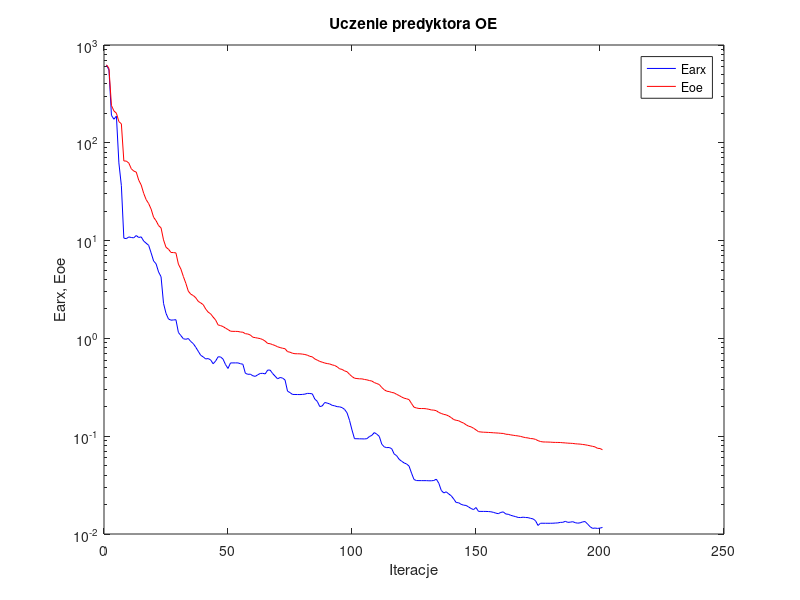
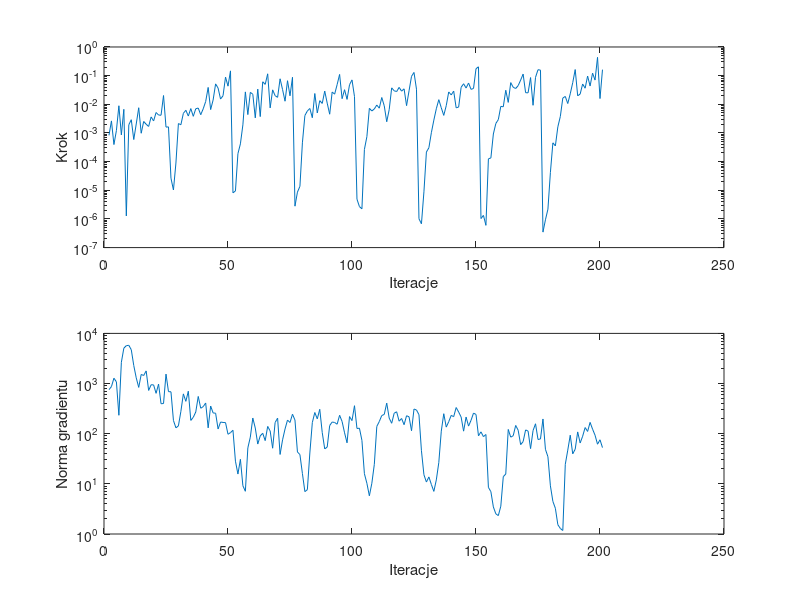

Reproduce these figures in MATLAB, in order.
%uczenie predyktora oe
clear all;
n=0; farx(n+1)=6.224821e+002; foe(n+1)=6.272933e+002; wspucz(n+1)=0.000000e+000; ng(n+1)=0.000000e+000;
%odnowa zmiennej metryki
n=1; farx(n+1)=5.559867e+002; foe(n+1)=5.768442e+002; krok(n+1)=8.259539e-004; ng(n+1)=7.551525e+002;
n=2; farx(n+1)=1.909778e+002; foe(n+1)=2.407756e+002; krok(n+1)=2.634602e-003; ng(n+1)=8.693893e+002;
n=3; farx(n+1)=1.740406e+002; foe(n+1)=2.117743e+002; krok(n+1)=3.939441e-004; ng(n+1)=1.277693e+003;
n=4; farx(n+1)=1.876936e+002; foe(n+1)=2.007592e+002; krok(n+1)=1.213098e-003; ng(n+1)=1.081440e+003;
n=5; farx(n+1)=6.231023e+001; foe(n+1)=1.646081e+002; krok(n+1)=8.894860e-003; ng(n+1)=2.330756e+002;
n=6; farx(n+1)=3.651410e+001; foe(n+1)=1.564236e+002; krok(n+1)=8.566255e-004; ng(n+1)=2.653930e+003;
n=7; farx(n+1)=1.059240e+001; foe(n+1)=6.525253e+001; krok(n+1)=6.681129e-003; ng(n+1)=5.081375e+003;
n=8; farx(n+1)=1.047422e+001; foe(n+1)=6.500160e+001; krok(n+1)=1.273050e-006; ng(n+1)=5.694490e+003;
n=9; farx(n+1)=1.090273e+001; foe(n+1)=6.206214e+001; krok(n+1)=1.934772e-003; ng(n+1)=5.787179e+003;
n=10; farx(n+1)=1.075922e+001; foe(n+1)=5.432278e+001; krok(n+1)=2.899547e-003; ng(n+1)=4.726100e+003;
n=11; farx(n+1)=1.067693e+001; foe(n+1)=5.138845e+001; krok(n+1)=5.892785e-004; ng(n+1)=2.287551e+003;
n=12; farx(n+1)=1.126652e+001; foe(n+1)=5.020718e+001; krok(n+1)=2.063028e-003; ng(n+1)=1.298811e+003;
n=13; farx(n+1)=1.076177e+001; foe(n+1)=4.149900e+001; krok(n+1)=7.585588e-003; ng(n+1)=8.379093e+002;
n=14; farx(n+1)=1.091582e+001; foe(n+1)=3.700644e+001; krok(n+1)=9.781284e-004; ng(n+1)=1.518932e+003;
n=15; farx(n+1)=9.896146e+000; foe(n+1)=3.042993e+001; krok(n+1)=2.518078e-003; ng(n+1)=1.446971e+003;
n=16; farx(n+1)=9.405713e+000; foe(n+1)=2.622882e+001; krok(n+1)=2.013418e-003; ng(n+1)=1.787433e+003;
n=17; farx(n+1)=8.953904e+000; foe(n+1)=2.392135e+001; krok(n+1)=1.686590e-003; ng(n+1)=7.288246e+002;
n=18; farx(n+1)=7.491564e+000; foe(n+1)=2.099084e+001; krok(n+1)=3.625910e-003; ng(n+1)=9.469210e+002;
n=19; farx(n+1)=6.192225e+000; foe(n+1)=1.731204e+001; krok(n+1)=2.621411e-003; ng(n+1)=9.398246e+002;
n=20; farx(n+1)=5.785905e+000; foe(n+1)=1.598293e+001; krok(n+1)=5.172508e-003; ng(n+1)=6.381279e+002;
n=21; farx(n+1)=4.780108e+000; foe(n+1)=1.425104e+001; krok(n+1)=4.235590e-003; ng(n+1)=9.762033e+002;
n=22; farx(n+1)=4.272036e+000; foe(n+1)=1.350470e+001; krok(n+1)=4.150488e-003; ng(n+1)=3.955444e+002;
n=23; farx(n+1)=2.283287e+000; foe(n+1)=1.016846e+001; krok(n+1)=2.025137e-002; ng(n+1)=3.998383e+002;
n=24; farx(n+1)=1.804404e+000; foe(n+1)=8.546513e+000; krok(n+1)=1.601212e-003; ng(n+1)=1.542536e+003;
n=25; farx(n+1)=1.578958e+000; foe(n+1)=8.170236e+000; krok(n+1)=1.629095e-003; ng(n+1)=6.897112e+002;
%odnowa zmiennej metryki
n=26; farx(n+1)=1.536325e+000; foe(n+1)=7.566774e+000; krok(n+1)=2.642509e-005; ng(n+1)=6.843287e+002;
n=27; farx(n+1)=1.543751e+000; foe(n+1)=7.545553e+000; krok(n+1)=1.023989e-005; ng(n+1)=1.837103e+002;
n=28; farx(n+1)=1.553460e+000; foe(n+1)=7.488153e+000; krok(n+1)=8.923578e-005; ng(n+1)=1.308863e+002;
n=29; farx(n+1)=1.150787e+000; foe(n+1)=5.743546e+000; krok(n+1)=2.129131e-003; ng(n+1)=1.430399e+002;
n=30; farx(n+1)=1.068108e+000; foe(n+1)=5.117191e+000; krok(n+1)=1.935208e-003; ng(n+1)=2.789881e+002;
n=31; farx(n+1)=9.914672e-001; foe(n+1)=4.293693e+000; krok(n+1)=4.838912e-003; ng(n+1)=6.221386e+002;
n=32; farx(n+1)=9.797715e-001; foe(n+1)=3.658523e+000; krok(n+1)=6.192369e-003; ng(n+1)=4.420449e+002;
n=33; farx(n+1)=9.970725e-001; foe(n+1)=3.039977e+000; krok(n+1)=3.888877e-003; ng(n+1)=7.035321e+002;
n=34; farx(n+1)=9.288085e-001; foe(n+1)=2.830953e+000; krok(n+1)=7.088910e-003; ng(n+1)=1.842314e+002;
n=35; farx(n+1)=8.845369e-001; foe(n+1)=2.743905e+000; krok(n+1)=3.806601e-003; ng(n+1)=2.125442e+002;
n=36; farx(n+1)=8.119475e-001; foe(n+1)=2.602132e+000; krok(n+1)=6.998367e-003; ng(n+1)=2.710936e+002;
n=37; farx(n+1)=7.388841e-001; foe(n+1)=2.392271e+000; krok(n+1)=7.399282e-003; ng(n+1)=5.529803e+002;
n=38; farx(n+1)=6.715875e-001; foe(n+1)=2.306246e+000; krok(n+1)=4.337081e-003; ng(n+1)=3.222187e+002;
n=39; farx(n+1)=6.472206e-001; foe(n+1)=2.212953e+000; krok(n+1)=6.947618e-003; ng(n+1)=3.460754e+002;
n=40; farx(n+1)=6.166505e-001; foe(n+1)=1.997583e+000; krok(n+1)=1.254246e-002; ng(n+1)=4.093011e+002;
n=41; farx(n+1)=6.221401e-001; foe(n+1)=1.856850e+000; krok(n+1)=3.879553e-002; ng(n+1)=1.308362e+002;
n=42; farx(n+1)=6.026107e-001; foe(n+1)=1.782492e+000; krok(n+1)=6.543079e-003; ng(n+1)=3.565041e+002;
n=43; farx(n+1)=5.507204e-001; foe(n+1)=1.652052e+000; krok(n+1)=1.417782e-002; ng(n+1)=2.593654e+002;
n=44; farx(n+1)=5.862960e-001; foe(n+1)=1.543353e+000; krok(n+1)=5.160128e-002; ng(n+1)=2.562828e+002;
n=45; farx(n+1)=6.484531e-001; foe(n+1)=1.374346e+000; krok(n+1)=3.678347e-002; ng(n+1)=1.242284e+002;
n=46; farx(n+1)=6.465523e-001; foe(n+1)=1.351731e+000; krok(n+1)=1.522640e-002; ng(n+1)=1.708299e+002;
n=47; farx(n+1)=6.139083e-001; foe(n+1)=1.321494e+000; krok(n+1)=2.000182e-002; ng(n+1)=1.676067e+002;
n=48; farx(n+1)=5.397714e-001; foe(n+1)=1.273063e+000; krok(n+1)=8.892157e-002; ng(n+1)=1.663064e+002;
n=49; farx(n+1)=4.926085e-001; foe(n+1)=1.231331e+000; krok(n+1)=4.294671e-002; ng(n+1)=9.739125e+001;
n=50; farx(n+1)=5.611722e-001; foe(n+1)=1.184894e+000; krok(n+1)=1.468011e-001; ng(n+1)=1.049838e+002;
%odnowa zmiennej metryki
n=51; farx(n+1)=5.616187e-001; foe(n+1)=1.180423e+000; krok(n+1)=8.151193e-006; ng(n+1)=1.169809e+002;
n=52; farx(n+1)=5.618273e-001; foe(n+1)=1.179912e+000; krok(n+1)=9.477328e-006; ng(n+1)=2.829983e+001;
n=53; farx(n+1)=5.618474e-001; foe(n+1)=1.177945e+000; krok(n+1)=1.895397e-004; ng(n+1)=1.568582e+001;
n=54; farx(n+1)=5.513127e-001; foe(n+1)=1.162567e+000; krok(n+1)=4.168272e-004; ng(n+1)=3.083983e+001;
n=55; farx(n+1)=5.440694e-001; foe(n+1)=1.156669e+000; krok(n+1)=1.915637e-003; ng(n+1)=9.169040e+000;
n=56; farx(n+1)=4.396606e-001; foe(n+1)=1.116927e+000; krok(n+1)=2.710756e-002; ng(n+1)=7.112006e+000;
n=57; farx(n+1)=4.295127e-001; foe(n+1)=1.109144e+000; krok(n+1)=4.372259e-003; ng(n+1)=5.216807e+001;
n=58; farx(n+1)=4.306956e-001; foe(n+1)=1.083241e+000; krok(n+1)=2.610641e-002; ng(n+1)=8.549632e+001;
n=59; farx(n+1)=4.151319e-001; foe(n+1)=1.028678e+000; krok(n+1)=2.243356e-002; ng(n+1)=2.054077e+002;
n=60; farx(n+1)=4.089004e-001; foe(n+1)=1.018205e+000; krok(n+1)=3.363630e-003; ng(n+1)=1.296162e+002;
n=61; farx(n+1)=4.247139e-001; foe(n+1)=1.006118e+000; krok(n+1)=3.388472e-002; ng(n+1)=6.212271e+001;
n=62; farx(n+1)=4.380446e-001; foe(n+1)=9.953180e-001; krok(n+1)=3.726829e-003; ng(n+1)=9.056667e+001;
n=63; farx(n+1)=4.395017e-001; foe(n+1)=9.725544e-001; krok(n+1)=6.105720e-002; ng(n+1)=1.019586e+002;
n=64; farx(n+1)=4.336701e-001; foe(n+1)=9.376506e-001; krok(n+1)=4.954706e-002; ng(n+1)=7.277551e+001;
n=65; farx(n+1)=4.746146e-001; foe(n+1)=8.882991e-001; krok(n+1)=1.158784e-001; ng(n+1)=1.395904e+002;
n=66; farx(n+1)=4.737201e-001; foe(n+1)=8.824670e-001; krok(n+1)=7.496795e-003; ng(n+1)=1.133864e+002;
n=67; farx(n+1)=4.373482e-001; foe(n+1)=8.631604e-001; krok(n+1)=3.192743e-002; ng(n+1)=5.135084e+001;
n=68; farx(n+1)=4.106072e-001; foe(n+1)=8.453292e-001; krok(n+1)=2.000182e-002; ng(n+1)=1.674338e+002;
n=69; farx(n+1)=3.860175e-001; foe(n+1)=8.211623e-001; krok(n+1)=1.750226e-002; ng(n+1)=2.040841e+002;
n=70; farx(n+1)=3.981564e-001; foe(n+1)=8.058488e-001; krok(n+1)=7.763187e-002; ng(n+1)=3.854864e+001;
n=71; farx(n+1)=3.931495e-001; foe(n+1)=7.931978e-001; krok(n+1)=3.262119e-002; ng(n+1)=7.536021e+001;
n=72; farx(n+1)=3.753954e-001; foe(n+1)=7.843822e-001; krok(n+1)=1.281894e-002; ng(n+1)=1.244408e+002;
n=73; farx(n+1)=2.887011e-001; foe(n+1)=7.319009e-001; krok(n+1)=6.659180e-002; ng(n+1)=1.869495e+002;
n=74; farx(n+1)=2.791434e-001; foe(n+1)=7.226952e-001; krok(n+1)=1.979909e-002; ng(n+1)=1.672186e+002;
n=75; farx(n+1)=2.673684e-001; foe(n+1)=7.050060e-001; krok(n+1)=8.764941e-002; ng(n+1)=2.446171e+002;
%odnowa zmiennej metryki
n=76; farx(n+1)=2.670284e-001; foe(n+1)=6.973501e-001; krok(n+1)=2.789484e-006; ng(n+1)=1.873182e+002;
n=77; farx(n+1)=2.667212e-001; foe(n+1)=6.963808e-001; krok(n+1)=8.632369e-006; ng(n+1)=4.319261e+001;
n=78; farx(n+1)=2.665395e-001; foe(n+1)=6.954702e-001; krok(n+1)=1.373458e-005; ng(n+1)=3.829465e+001;
n=79; farx(n+1)=2.674286e-001; foe(n+1)=6.910206e-001; krok(n+1)=4.526501e-004; ng(n+1)=1.609963e+001;
n=80; farx(n+1)=2.693479e-001; foe(n+1)=6.843545e-001; krok(n+1)=4.064431e-003; ng(n+1)=7.000941e+000;
n=81; farx(n+1)=2.740117e-001; foe(n+1)=6.735423e-001; krok(n+1)=5.852382e-003; ng(n+1)=7.658264e+000;
n=82; farx(n+1)=2.733788e-001; foe(n+1)=6.557716e-001; krok(n+1)=7.152527e-003; ng(n+1)=4.124284e+001;
n=83; farx(n+1)=2.709622e-001; foe(n+1)=6.478151e-001; krok(n+1)=3.400118e-003; ng(n+1)=1.666136e+002;
n=84; farx(n+1)=2.396261e-001; foe(n+1)=6.164378e-001; krok(n+1)=2.378798e-002; ng(n+1)=2.646106e+002;
n=85; farx(n+1)=2.271049e-001; foe(n+1)=5.997006e-001; krok(n+1)=5.000456e-003; ng(n+1)=1.977186e+002;
n=86; farx(n+1)=2.009253e-001; foe(n+1)=5.816288e-001; krok(n+1)=1.339882e-002; ng(n+1)=3.064358e+002;
n=87; farx(n+1)=2.038314e-001; foe(n+1)=5.713797e-001; krok(n+1)=1.073668e-002; ng(n+1)=1.053353e+002;
n=88; farx(n+1)=2.210509e-001; foe(n+1)=5.600843e-001; krok(n+1)=2.900728e-002; ng(n+1)=4.971375e+001;
n=89; farx(n+1)=2.181212e-001; foe(n+1)=5.529307e-001; krok(n+1)=1.097075e-002; ng(n+1)=5.415844e+001;
n=90; farx(n+1)=2.138097e-001; foe(n+1)=5.477454e-001; krok(n+1)=4.508154e-003; ng(n+1)=1.455891e+002;
n=91; farx(n+1)=2.068751e-001; foe(n+1)=5.364247e-001; krok(n+1)=2.679765e-002; ng(n+1)=1.708414e+002;
n=92; farx(n+1)=2.045656e-001; foe(n+1)=5.284522e-001; krok(n+1)=2.258989e-002; ng(n+1)=1.674815e+002;
n=93; farx(n+1)=2.004264e-001; foe(n+1)=5.123705e-001; krok(n+1)=4.857442e-002; ng(n+1)=1.544083e+002;
n=94; farx(n+1)=1.996934e-001; foe(n+1)=4.888224e-001; krok(n+1)=1.101559e-001; ng(n+1)=2.331074e+002;
n=95; farx(n+1)=1.960439e-001; foe(n+1)=4.819632e-001; krok(n+1)=1.572069e-002; ng(n+1)=1.751733e+002;
n=96; farx(n+1)=1.879599e-001; foe(n+1)=4.652355e-001; krok(n+1)=3.230408e-002; ng(n+1)=1.041913e+002;
n=97; farx(n+1)=1.733878e-001; foe(n+1)=4.564137e-001; krok(n+1)=1.483652e-002; ng(n+1)=6.580632e+001;
n=98; farx(n+1)=1.452617e-001; foe(n+1)=4.294781e-001; krok(n+1)=4.815335e-002; ng(n+1)=2.193829e+002;
n=99; farx(n+1)=1.156321e-001; foe(n+1)=4.072590e-001; krok(n+1)=7.104066e-002; ng(n+1)=1.825006e+002;
n=100; farx(n+1)=9.431556e-002; foe(n+1)=3.918901e-001; krok(n+1)=1.867173e-002; ng(n+1)=3.616261e+002;
%odnowa zmiennej metryki
n=101; farx(n+1)=9.421711e-002; foe(n+1)=3.885333e-001; krok(n+1)=4.886358e-006; ng(n+1)=1.270500e+002;
n=102; farx(n+1)=9.402490e-002; foe(n+1)=3.862269e-001; krok(n+1)=2.693243e-006; ng(n+1)=1.285962e+002;
n=103; farx(n+1)=9.395205e-002; foe(n+1)=3.857204e-001; krok(n+1)=2.258709e-006; ng(n+1)=7.350068e+001;
n=104; farx(n+1)=9.375592e-002; foe(n+1)=3.805152e-001; krok(n+1)=2.659553e-004; ng(n+1)=1.594200e+001;
n=105; farx(n+1)=9.436217e-002; foe(n+1)=3.768064e-001; krok(n+1)=7.432430e-004; ng(n+1)=1.027555e+001;
n=106; farx(n+1)=9.912501e-002; foe(n+1)=3.708112e-001; krok(n+1)=7.251821e-003; ng(n+1)=5.778260e+000;
n=107; farx(n+1)=1.019935e-001; foe(n+1)=3.664139e-001; krok(n+1)=5.849663e-003; ng(n+1)=1.027654e+001;
n=108; farx(n+1)=1.089336e-001; foe(n+1)=3.536668e-001; krok(n+1)=6.884742e-003; ng(n+1)=2.449222e+001;
n=109; farx(n+1)=1.048718e-001; foe(n+1)=3.452532e-001; krok(n+1)=9.424758e-003; ng(n+1)=1.397553e+002;
n=110; farx(n+1)=9.960448e-002; foe(n+1)=3.377542e-001; krok(n+1)=7.321912e-003; ng(n+1)=1.745849e+002;
n=111; farx(n+1)=8.292804e-002; foe(n+1)=3.146512e-001; krok(n+1)=1.725161e-002; ng(n+1)=2.304305e+002;
n=112; farx(n+1)=7.771460e-002; foe(n+1)=2.986575e-001; krok(n+1)=8.875371e-003; ng(n+1)=2.420548e+002;
n=113; farx(n+1)=7.644756e-002; foe(n+1)=2.884229e-001; krok(n+1)=2.464960e-003; ng(n+1)=4.070794e+002;
n=114; farx(n+1)=7.662897e-002; foe(n+1)=2.861240e-001; krok(n+1)=6.543079e-003; ng(n+1)=2.046020e+002;
n=115; farx(n+1)=7.460466e-002; foe(n+1)=2.801323e-001; krok(n+1)=3.747106e-002; ng(n+1)=1.614443e+002;
n=116; farx(n+1)=6.581533e-002; foe(n+1)=2.773582e-001; krok(n+1)=2.963700e-002; ng(n+1)=2.558116e+002;
n=117; farx(n+1)=6.318735e-002; foe(n+1)=2.677414e-001; krok(n+1)=2.785422e-002; ng(n+1)=2.736202e+002;
n=118; farx(n+1)=5.805977e-002; foe(n+1)=2.606715e-001; krok(n+1)=3.893014e-002; ng(n+1)=1.777171e+002;
n=119; farx(n+1)=5.548861e-002; foe(n+1)=2.516188e-001; krok(n+1)=2.876670e-002; ng(n+1)=2.009562e+002;
n=120; farx(n+1)=5.331551e-002; foe(n+1)=2.449020e-001; krok(n+1)=3.469665e-002; ng(n+1)=1.511323e+002;
n=121; farx(n+1)=5.203883e-002; foe(n+1)=2.413421e-001; krok(n+1)=8.966852e-003; ng(n+1)=2.281014e+002;
n=122; farx(n+1)=4.947884e-002; foe(n+1)=2.367392e-001; krok(n+1)=2.959713e-002; ng(n+1)=2.173326e+002;
n=123; farx(n+1)=4.195821e-002; foe(n+1)=2.158541e-001; krok(n+1)=9.464845e-002; ng(n+1)=1.145844e+002;
n=124; farx(n+1)=3.607161e-002; foe(n+1)=1.978960e-001; krok(n+1)=1.292163e-001; ng(n+1)=3.106331e+002;
n=125; farx(n+1)=3.520043e-002; foe(n+1)=1.944531e-001; krok(n+1)=3.366815e-002; ng(n+1)=2.968286e+002;
%odnowa zmiennej metryki
n=126; farx(n+1)=3.514208e-002; foe(n+1)=1.919658e-001; krok(n+1)=1.013303e-006; ng(n+1)=2.394723e+002;
n=127; farx(n+1)=3.513923e-002; foe(n+1)=1.918616e-001; krok(n+1)=6.777058e-007; ng(n+1)=4.571150e+001;
n=128; farx(n+1)=3.512359e-002; foe(n+1)=1.917856e-001; krok(n+1)=8.807743e-006; ng(n+1)=1.518925e+001;
n=129; farx(n+1)=3.512670e-002; foe(n+1)=1.906311e-001; krok(n+1)=2.157932e-004; ng(n+1)=1.086634e+001;
n=130; farx(n+1)=3.500559e-002; foe(n+1)=1.883895e-001; krok(n+1)=3.044953e-004; ng(n+1)=1.373522e+001;
n=131; farx(n+1)=3.502279e-002; foe(n+1)=1.855278e-001; krok(n+1)=1.020148e-003; ng(n+1)=9.722118e+000;
n=132; farx(n+1)=3.524343e-002; foe(n+1)=1.847556e-001; krok(n+1)=2.804162e-003; ng(n+1)=7.075704e+000;
n=133; farx(n+1)=3.637397e-002; foe(n+1)=1.822591e-001; krok(n+1)=6.998367e-003; ng(n+1)=1.199330e+001;
n=134; farx(n+1)=3.304920e-002; foe(n+1)=1.750122e-001; krok(n+1)=1.450364e-002; ng(n+1)=2.661379e+001;
n=135; farx(n+1)=2.789275e-002; foe(n+1)=1.708676e-001; krok(n+1)=7.558357e-003; ng(n+1)=1.124434e+002;
n=136; farx(n+1)=2.630245e-002; foe(n+1)=1.671057e-001; krok(n+1)=4.101231e-003; ng(n+1)=2.503026e+002;
n=137; farx(n+1)=2.699417e-002; foe(n+1)=1.652007e-001; krok(n+1)=8.966852e-003; ng(n+1)=1.354100e+002;
n=138; farx(n+1)=2.567752e-002; foe(n+1)=1.607016e-001; krok(n+1)=2.701515e-002; ng(n+1)=1.735291e+002;
n=139; farx(n+1)=2.461857e-002; foe(n+1)=1.550952e-001; krok(n+1)=2.127270e-002; ng(n+1)=2.316854e+002;
n=140; farx(n+1)=2.282448e-002; foe(n+1)=1.479948e-001; krok(n+1)=2.876670e-002; ng(n+1)=2.186747e+002;
n=141; farx(n+1)=2.098541e-002; foe(n+1)=1.455016e-001; krok(n+1)=7.525650e-003; ng(n+1)=3.325187e+002;
n=142; farx(n+1)=2.087713e-002; foe(n+1)=1.438795e-001; krok(n+1)=8.003391e-003; ng(n+1)=2.705957e+002;
n=143; farx(n+1)=2.010792e-002; foe(n+1)=1.395413e-001; krok(n+1)=3.925954e-002; ng(n+1)=2.148645e+002;
n=144; farx(n+1)=1.972456e-002; foe(n+1)=1.361926e-001; krok(n+1)=5.214880e-002; ng(n+1)=1.123758e+002;
n=145; farx(n+1)=1.959390e-002; foe(n+1)=1.308635e-001; krok(n+1)=3.699230e-002; ng(n+1)=2.147343e+002;
n=146; farx(n+1)=1.890804e-002; foe(n+1)=1.266331e-001; krok(n+1)=5.536470e-002; ng(n+1)=1.417555e+002;
n=147; farx(n+1)=1.823414e-002; foe(n+1)=1.246220e-001; krok(n+1)=3.320390e-002; ng(n+1)=1.850976e+002;
n=148; farx(n+1)=1.776038e-002; foe(n+1)=1.206516e-001; krok(n+1)=3.571716e-002; ng(n+1)=2.574760e+002;
n=149; farx(n+1)=1.865996e-002; foe(n+1)=1.159775e-001; krok(n+1)=1.742650e-001; ng(n+1)=2.420631e+002;
n=150; farx(n+1)=1.703865e-002; foe(n+1)=1.112376e-001; krok(n+1)=2.031949e-001; ng(n+1)=9.066972e+001;
%odnowa zmiennej metryki
n=151; farx(n+1)=1.702520e-002; foe(n+1)=1.104055e-001; krok(n+1)=1.030627e-006; ng(n+1)=1.088098e+002;
n=152; farx(n+1)=1.701852e-002; foe(n+1)=1.098806e-001; krok(n+1)=1.327704e-006; ng(n+1)=8.736587e+001;
n=153; farx(n+1)=1.701490e-002; foe(n+1)=1.096437e-001; krok(n+1)=5.977700e-007; ng(n+1)=9.643191e+001;
n=154; farx(n+1)=1.696769e-002; foe(n+1)=1.092948e-001; krok(n+1)=1.247165e-004; ng(n+1)=8.516888e+000;
n=155; farx(n+1)=1.687458e-002; foe(n+1)=1.088979e-001; krok(n+1)=1.347782e-004; ng(n+1)=6.983214e+000;
n=156; farx(n+1)=1.665585e-002; foe(n+1)=1.084306e-001; krok(n+1)=9.208067e-004; ng(n+1)=3.467388e+000;
n=157; farx(n+1)=1.633918e-002; foe(n+1)=1.080194e-001; krok(n+1)=2.145173e-003; ng(n+1)=2.522380e+000;
n=158; farx(n+1)=1.614439e-002; foe(n+1)=1.076673e-001; krok(n+1)=2.926191e-003; ng(n+1)=2.327352e+000;
n=159; farx(n+1)=1.662865e-002; foe(n+1)=1.070463e-001; krok(n+1)=8.473306e-003; ng(n+1)=3.585927e+000;
n=160; farx(n+1)=1.683123e-002; foe(n+1)=1.067059e-001; krok(n+1)=8.190859e-003; ng(n+1)=1.390476e+001;
n=161; farx(n+1)=1.602226e-002; foe(n+1)=1.048055e-001; krok(n+1)=3.094863e-002; ng(n+1)=1.572151e+001;
n=162; farx(n+1)=1.590995e-002; foe(n+1)=1.043926e-001; krok(n+1)=1.165911e-002; ng(n+1)=1.216080e+002;
n=163; farx(n+1)=1.553222e-002; foe(n+1)=1.031751e-001; krok(n+1)=5.716001e-002; ng(n+1)=8.544309e+001;
n=164; farx(n+1)=1.527956e-002; foe(n+1)=1.022669e-001; krok(n+1)=3.925954e-002; ng(n+1)=9.101545e+001;
n=165; farx(n+1)=1.504930e-002; foe(n+1)=1.013366e-001; krok(n+1)=3.556534e-002; ng(n+1)=1.460126e+002;
n=166; farx(n+1)=1.476563e-002; foe(n+1)=1.006034e-001; krok(n+1)=4.486659e-002; ng(n+1)=1.174123e+002;
n=167; farx(n+1)=1.473154e-002; foe(n+1)=9.952105e-002; krok(n+1)=6.995615e-002; ng(n+1)=6.048515e+001;
n=168; farx(n+1)=1.485435e-002; foe(n+1)=9.790720e-002; krok(n+1)=1.135981e-001; ng(n+1)=6.957905e+001;
n=169; farx(n+1)=1.475460e-002; foe(n+1)=9.667743e-002; krok(n+1)=2.539936e-002; ng(n+1)=1.188856e+002;
n=170; farx(n+1)=1.470107e-002; foe(n+1)=9.597856e-002; krok(n+1)=2.517497e-002; ng(n+1)=1.127354e+002;
n=171; farx(n+1)=1.445384e-002; foe(n+1)=9.461765e-002; krok(n+1)=8.571529e-002; ng(n+1)=5.044262e+001;
n=172; farx(n+1)=1.427160e-002; foe(n+1)=9.425573e-002; krok(n+1)=9.240905e-003; ng(n+1)=1.153660e+002;
n=173; farx(n+1)=1.367509e-002; foe(n+1)=9.278642e-002; krok(n+1)=8.732707e-002; ng(n+1)=1.576776e+002;
n=174; farx(n+1)=1.222729e-002; foe(n+1)=9.007045e-002; krok(n+1)=1.611570e-001; ng(n+1)=7.663246e+001;
n=175; farx(n+1)=1.288860e-002; foe(n+1)=8.827050e-002; krok(n+1)=1.556123e-001; ng(n+1)=7.862547e+001;
%odnowa zmiennej metryki
n=176; farx(n+1)=1.288130e-002; foe(n+1)=8.738016e-002; krok(n+1)=3.468315e-007; ng(n+1)=1.966785e+002;
n=177; farx(n+1)=1.287794e-002; foe(n+1)=8.725782e-002; krok(n+1)=9.338693e-007; ng(n+1)=4.877382e+001;
n=178; farx(n+1)=1.287356e-002; foe(n+1)=8.712481e-002; krok(n+1)=2.188298e-006; ng(n+1)=3.472925e+001;
n=179; farx(n+1)=1.287520e-002; foe(n+1)=8.694073e-002; krok(n+1)=4.211523e-005; ng(n+1)=9.124447e+000;
n=180; farx(n+1)=1.289016e-002; foe(n+1)=8.655868e-002; krok(n+1)=4.526501e-004; ng(n+1)=4.465057e+000;
n=181; farx(n+1)=1.294350e-002; foe(n+1)=8.640643e-002; krok(n+1)=3.529670e-004; ng(n+1)=3.256631e+000;
n=182; farx(n+1)=1.298469e-002; foe(n+1)=8.634021e-002; krok(n+1)=1.635770e-003; ng(n+1)=1.534133e+000;
n=183; farx(n+1)=1.314896e-002; foe(n+1)=8.620279e-002; krok(n+1)=3.748398e-003; ng(n+1)=1.290048e+000;
n=184; farx(n+1)=1.316581e-002; foe(n+1)=8.573213e-002; krok(n+1)=1.650423e-002; ng(n+1)=1.174594e+000;
n=185; farx(n+1)=1.347501e-002; foe(n+1)=8.538941e-002; krok(n+1)=1.881905e-002; ng(n+1)=2.447030e+001;
n=186; farx(n+1)=1.316135e-002; foe(n+1)=8.493234e-002; krok(n+1)=1.064021e-002; ng(n+1)=4.698282e+001;
n=187; farx(n+1)=1.321462e-002; foe(n+1)=8.467525e-002; krok(n+1)=2.320653e-002; ng(n+1)=9.330620e+001;
n=188; farx(n+1)=1.336646e-002; foe(n+1)=8.438469e-002; krok(n+1)=5.670481e-002; ng(n+1)=3.965425e+001;
n=189; farx(n+1)=1.305418e-002; foe(n+1)=8.370265e-002; krok(n+1)=1.631115e-001; ng(n+1)=4.908210e+001;
n=190; farx(n+1)=1.290660e-002; foe(n+1)=8.331688e-002; krok(n+1)=1.973299e-002; ng(n+1)=1.085616e+002;
n=191; farx(n+1)=1.301241e-002; foe(n+1)=8.302071e-002; krok(n+1)=2.284436e-002; ng(n+1)=6.532937e+001;
n=192; farx(n+1)=1.330358e-002; foe(n+1)=8.233105e-002; krok(n+1)=5.121364e-002; ng(n+1)=8.899452e+001;
n=193; farx(n+1)=1.340580e-002; foe(n+1)=8.172272e-002; krok(n+1)=3.640360e-002; ng(n+1)=1.325942e+002;
n=194; farx(n+1)=1.263898e-002; foe(n+1)=8.079026e-002; krok(n+1)=9.668121e-002; ng(n+1)=1.109219e+002;
n=195; farx(n+1)=1.187242e-002; foe(n+1)=7.980775e-002; krok(n+1)=4.346837e-002; ng(n+1)=1.681563e+002;
n=196; farx(n+1)=1.141942e-002; foe(n+1)=7.877341e-002; krok(n+1)=1.221144e-001; ng(n+1)=1.232812e+002;
n=197; farx(n+1)=1.150757e-002; foe(n+1)=7.774847e-002; krok(n+1)=6.995615e-002; ng(n+1)=9.332401e+001;
n=198; farx(n+1)=1.140379e-002; foe(n+1)=7.516535e-002; krok(n+1)=4.352152e-001; ng(n+1)=6.170427e+001;
n=199; farx(n+1)=1.149600e-002; foe(n+1)=7.486897e-002; krok(n+1)=1.586441e-002; ng(n+1)=7.565992e+001;
n=200; farx(n+1)=1.166568e-002; foe(n+1)=7.261689e-002; krok(n+1)=1.619492e-001; ng(n+1)=5.283818e+001;

figure; semilogy(farx,'b'); hold on; semilogy(foe,'r'); xlabel('Iteracje'); ylabel('Earx, Eoe'); legend('Earx','Eoe'); title('Uczenie predyktora OE');
figure; subplot(2,1,1); semilogy(krok); xlabel('Iteracje'); ylabel('Krok');
subplot(2,1,2); semilogy(ng); xlabel('Iteracje'); ylabel('Norma gradientu');
Earx=farx(n+1)
Eoe=foe(n+1)
